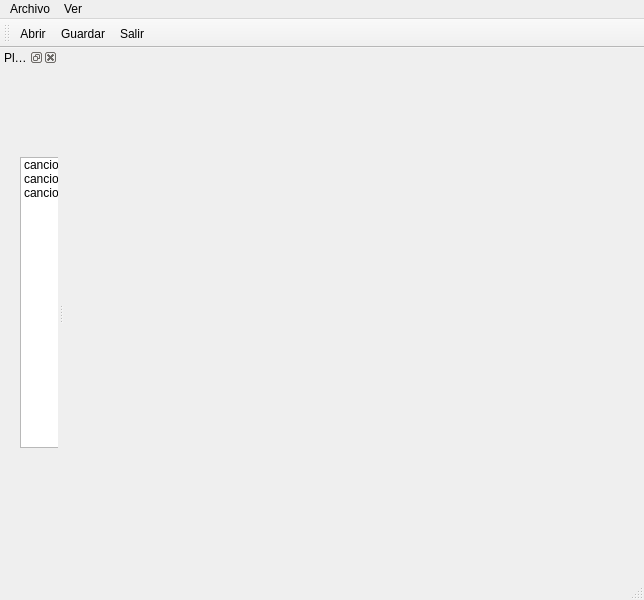
<?xml version="1.0" encoding="UTF-8"?>
<ui version="4.0">
 <class>MainWindow</class>
 <widget class="QMainWindow" name="MainWindow">
  <property name="geometry">
   <rect>
    <x>0</x>
    <y>0</y>
    <width>644</width>
    <height>600</height>
   </rect>
  </property>
  <property name="windowTitle">
   <string>MainWindow</string>
  </property>
  <widget class="QWidget" name="centralwidget"/>
  <widget class="QMenuBar" name="menubar">
   <property name="geometry">
    <rect>
     <x>0</x>
     <y>0</y>
     <width>644</width>
     <height>33</height>
    </rect>
   </property>
   <widget class="QMenu" name="menuArchivo">
    <property name="title">
     <string>Archivo</string>
    </property>
    <addaction name="actionAbrir"/>
    <addaction name="actionGuardar"/>
    <addaction name="actionSalir"/>
   </widget>
   <widget class="QMenu" name="menuVer">
    <property name="title">
     <string>Ver</string>
    </property>
    <addaction name="actionMostrar"/>
    <addaction name="actionOcultar"/>
   </widget>
   <addaction name="menuArchivo"/>
   <addaction name="menuVer"/>
  </widget>
  <widget class="QStatusBar" name="statusbar"/>
  <widget class="QToolBar" name="toolBar">
   <property name="windowTitle">
    <string>toolBar</string>
   </property>
   <attribute name="toolBarArea">
    <enum>TopToolBarArea</enum>
   </attribute>
   <attribute name="toolBarBreak">
    <bool>false</bool>
   </attribute>
   <addaction name="actionAbrir"/>
   <addaction name="actionGuardar"/>
   <addaction name="actionSalir"/>
  </widget>
  <widget class="QDockWidget" name="dockPlaylist">
   <property name="windowTitle">
    <string>Playlist</string>
   </property>
   <attribute name="dockWidgetArea">
    <number>1</number>
   </attribute>
   <widget class="QWidget" name="dockWidgetContents">
    <widget class="QListWidget" name="lstPlaylist">
     <property name="geometry">
      <rect>
       <x>20</x>
       <y>90</y>
       <width>371</width>
       <height>291</height>
      </rect>
     </property>
     <item>
      <property name="text">
       <string>cancion_1.wav</string>
      </property>
     </item>
     <item>
      <property name="text">
       <string>cancion_2.wav</string>
      </property>
     </item>
     <item>
      <property name="text">
       <string>cancion_3.wav</string>
      </property>
     </item>
    </widget>
   </widget>
  </widget>
  <action name="actionAbrir">
   <property name="checkable">
    <bool>false</bool>
   </property>
   <property name="icon">
    <iconset theme="QIcon::ThemeIcon::FolderOpen"/>
   </property>
   <property name="text">
    <string>Abrir...</string>
   </property>
   <property name="statusTip">
    <string>Abrir un archivo</string>
   </property>
   <property name="shortcut">
    <string>Ctrl+O</string>
   </property>
  </action>
  <action name="actionGuardar">
   <property name="icon">
    <iconset theme="QIcon::ThemeIcon::DocumentSave"/>
   </property>
   <property name="text">
    <string>Guardar</string>
   </property>
   <property name="statusTip">
    <string>Guardar el archivo</string>
   </property>
   <property name="shortcut">
    <string>Ctrl+S</string>
   </property>
  </action>
  <action name="actionSalir">
   <property name="icon">
    <iconset theme="QIcon::ThemeIcon::WindowClose"/>
   </property>
   <property name="text">
    <string>Salir</string>
   </property>
   <property name="statusTip">
    <string>Cerrar la aplicación</string>
   </property>
   <property name="shortcut">
    <string>Ctrl+Q</string>
   </property>
  </action>
  <action name="actionMostrar">
   <property name="text">
    <string>Mostrar</string>
   </property>
  </action>
  <action name="actionOcultar">
   <property name="text">
    <string>Ocultar</string>
   </property>
  </action>
 </widget>
 <resources/>
 <connections/>
</ui>
